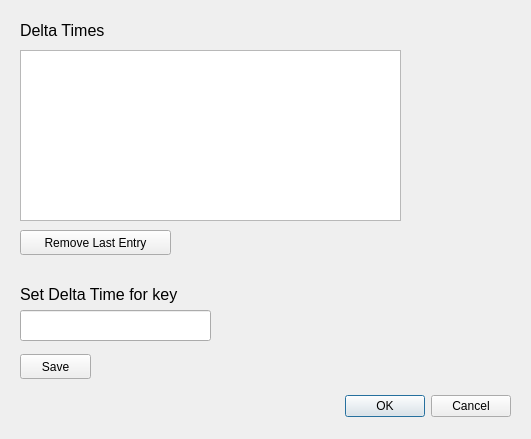
<?xml version="1.0" encoding="UTF-8"?>
<ui version="4.0">
 <class>deltaTimes</class>
 <widget class="QDialog" name="deltaTimes">
  <property name="geometry">
   <rect>
    <x>0</x>
    <y>0</y>
    <width>531</width>
    <height>439</height>
   </rect>
  </property>
  <property name="windowTitle">
   <string>Delta Time Steps</string>
  </property>
  <widget class="QDialogButtonBox" name="buttonBox">
   <property name="geometry">
    <rect>
     <x>170</x>
     <y>390</y>
     <width>341</width>
     <height>32</height>
    </rect>
   </property>
   <property name="orientation">
    <enum>Qt::Horizontal</enum>
   </property>
   <property name="standardButtons">
    <set>QDialogButtonBox::Cancel|QDialogButtonBox::Ok</set>
   </property>
  </widget>
  <widget class="QLabel" name="label_module">
   <property name="geometry">
    <rect>
     <x>20</x>
     <y>20</y>
     <width>141</width>
     <height>20</height>
    </rect>
   </property>
   <property name="font">
    <font>
     <family>Arial</family>
     <pointsize>12</pointsize>
    </font>
   </property>
   <property name="text">
    <string>Delta Times</string>
   </property>
  </widget>
  <widget class="QListWidget" name="listWidget">
   <property name="geometry">
    <rect>
     <x>20</x>
     <y>50</y>
     <width>381</width>
     <height>171</height>
    </rect>
   </property>
   <property name="autoScroll">
    <bool>true</bool>
   </property>
   <property name="layoutMode">
    <enum>QListView::SinglePass</enum>
   </property>
  </widget>
  <widget class="QLabel" name="label_adjust">
   <property name="geometry">
    <rect>
     <x>20</x>
     <y>284</y>
     <width>421</width>
     <height>20</height>
    </rect>
   </property>
   <property name="font">
    <font>
     <family>Arial</family>
     <pointsize>12</pointsize>
    </font>
   </property>
   <property name="text">
    <string>Set Delta Time for key</string>
   </property>
  </widget>
  <widget class="QPushButton" name="button_save">
   <property name="geometry">
    <rect>
     <x>20</x>
     <y>354</y>
     <width>71</width>
     <height>25</height>
    </rect>
   </property>
   <property name="text">
    <string>Save</string>
   </property>
  </widget>
  <widget class="QPushButton" name="button_remove">
   <property name="geometry">
    <rect>
     <x>20</x>
     <y>230</y>
     <width>151</width>
     <height>25</height>
    </rect>
   </property>
   <property name="text">
    <string>Remove Last Entry</string>
   </property>
  </widget>
  <widget class="QLineEdit" name="line_seconds">
   <property name="geometry">
    <rect>
     <x>20</x>
     <y>310</y>
     <width>191</width>
     <height>31</height>
    </rect>
   </property>
   <property name="font">
    <font>
     <family>Arial</family>
     <pointsize>12</pointsize>
    </font>
   </property>
   <property name="toolTip">
    <string>&lt;html&gt;&lt;head/&gt;&lt;body&gt;&lt;p&gt;Enter number of simulated seconds to elapse per actual second for the particular delta time&lt;/p&gt;&lt;/body&gt;&lt;/html&gt;</string>
   </property>
  </widget>
 </widget>
 <resources/>
 <connections>
  <connection>
   <sender>buttonBox</sender>
   <signal>accepted()</signal>
   <receiver>deltaTimes</receiver>
   <slot>accept()</slot>
   <hints>
    <hint type="sourcelabel">
     <x>248</x>
     <y>254</y>
    </hint>
    <hint type="destinationlabel">
     <x>157</x>
     <y>274</y>
    </hint>
   </hints>
  </connection>
  <connection>
   <sender>buttonBox</sender>
   <signal>rejected()</signal>
   <receiver>deltaTimes</receiver>
   <slot>reject()</slot>
   <hints>
    <hint type="sourcelabel">
     <x>316</x>
     <y>260</y>
    </hint>
    <hint type="destinationlabel">
     <x>286</x>
     <y>274</y>
    </hint>
   </hints>
  </connection>
 </connections>
</ui>
